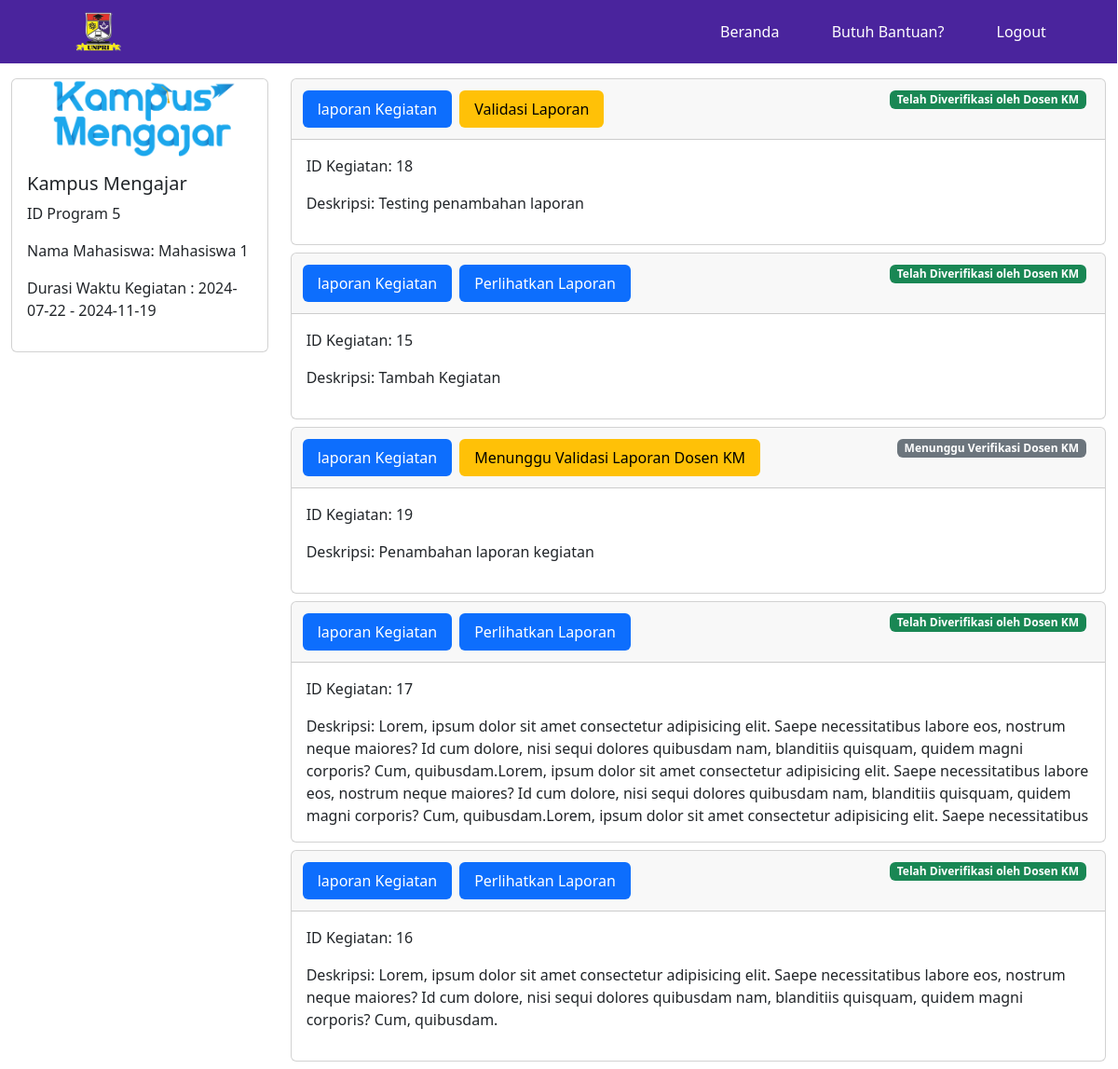
The app's page /dosen_dpl/dashboard.php (signed in), older data.
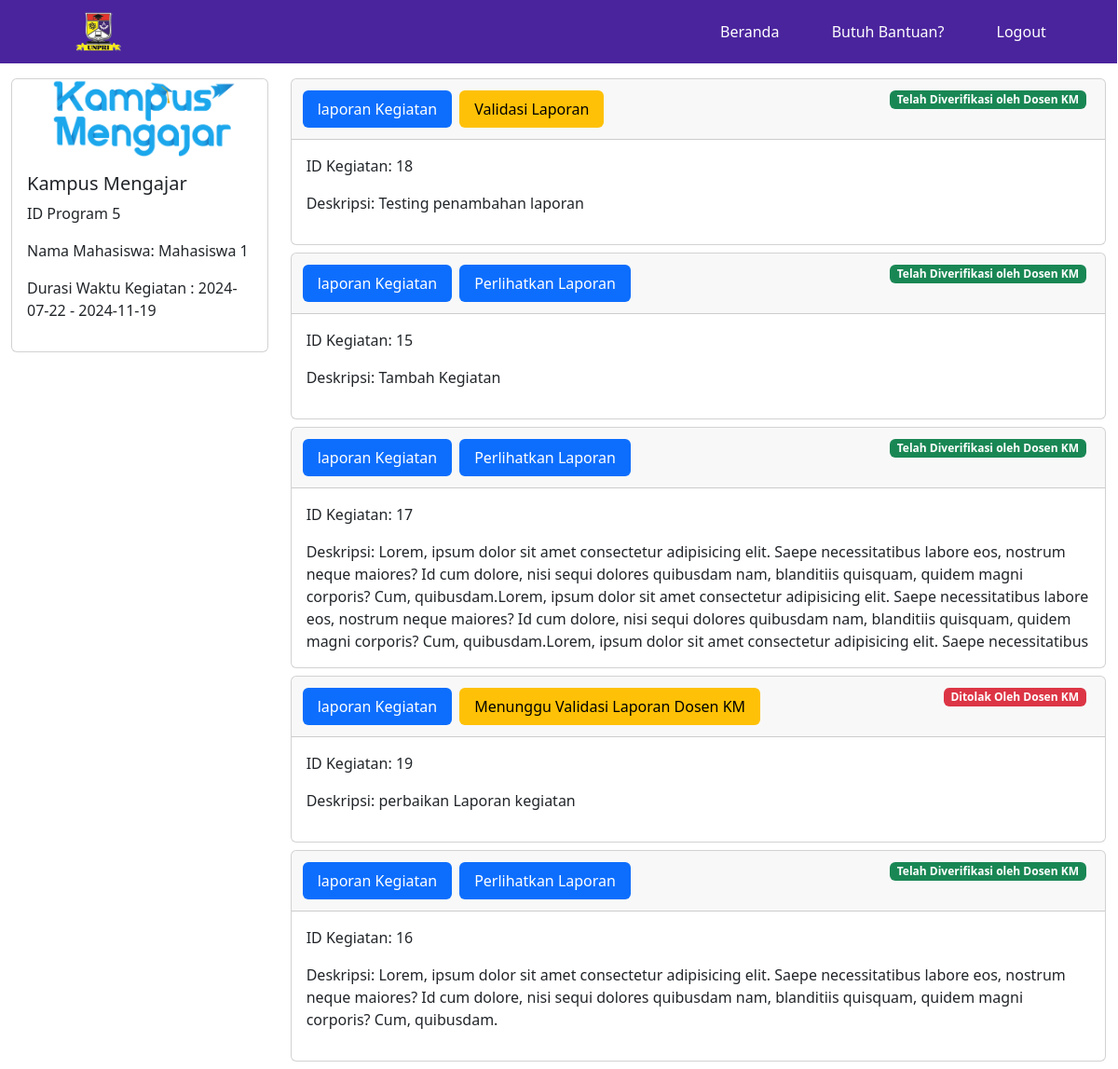
The same page, newer data.
### tables this page shows
CREATE TABLE `programmbkm` (
  `id_program` int NOT NULL,
  `nama_program` varchar(100) NOT NULL,
  `gambar` varchar(100) DEFAULT NULL,
  `tanggal_awal` date DEFAULT NULL,
  `lama_waktu` int DEFAULT NULL,
  `id_dosen_dpl` int DEFAULT NULL,
  `id_kaprodi` int DEFAULT NULL,
  `id_dosen_kampusmerdeka` int DEFAULT NULL,
  `id_mahasiswa` int DEFAULT NULL
);

CREATE TABLE `mahasiswa` (
  `id_mahasiswa` int NOT NULL,
  `nama` varchar(100) NOT NULL,
  `nim` varchar(20) NOT NULL,
  `email` varchar(100) NOT NULL,
  `pswrd` varchar(100) NOT NULL
);

CREATE TABLE `kegiatan` (
  `id_kegiatan` int NOT NULL,
  `id_mahasiswa` int NOT NULL,
  `id_dosen_kampusmerdeka` int DEFAULT NULL,
  `id_dosen_dpl` int DEFAULT NULL,
  `id_kaprodi` int DEFAULT NULL,
  `id_program` int NOT NULL,
  `tanggal` date NOT NULL,
  `deskripsi` text NOT NULL,
  `status_dosen_kampusmerdeka` enum('Pending','Diverifikasi','Ditolak') DEFAULT 'Pending',
  `status_dosen_dpl` enum('Pending','Diverifikasi','Ditolak') DEFAULT 'Pending',
  `status_kaprodi` enum('Pending','Divalidasi','Ditolak') DEFAULT 'Pending',
  `foto` varchar(255) DEFAULT NULL
);

### dosen_dpl/dashboard.php (the view, shortened to what this page needs)
<?php
include('../includes/db.php');
$nipdpl = $_SESSION['nipdpl'];
$sql_dpl = "SELECT * FROM dosen_dpl WHERE nipdpl= :nipdpl";
$result_dpl = $pdo->prepare($sql_dpl);
$result_dpl->bindParam(':nipdpl', $nipdpl);
$result_dpl->execute();
$dpl = $result_dpl->fetch(PDO::FETCH_ASSOC);
$sql = "SELECT
            p.id_program,
            p.nama_program,
            p.tanggal_awal,
            p.lama_waktu,
            m.nama AS nama_mahasiswa,
            m.nim AS nim_mahasiswa,
            m.email AS email_mahasiswa
        FROM
            programmbkm p
            LEFT JOIN Mahasiswa m ON p.id_mahasiswa = m.id_mahasiswa
        WHERE
            p.id_dosen_dpl = :id_dosen_dpl";
$stmt_program = $pdo->prepare($sql);
$stmt_program->execute([':id_dosen_dpl' => $dpl['id_dosen_dpl']]);
$result_program = $stmt_program;
?>
<!DOCTYPE html>
<html lang="en">
<head>
    <link rel="stylesheet" href="../css/style.css">
    <link rel="stylesheet" href="https://cdnjs.cloudflare.com/ajax/libs/font-awesome/6.0.0-beta3/css/all.min.css">
    <link rel="stylesheet" href="../css/bootstrap.min.css">
</head>
<body>
    <header>
        <nav class="navbar">
            <div class="logo">
                <img src="../images/logoUnpri.png" alt="logo Unpri">
            </div>
            <ul>
                <li><a href="dashboard.php">Beranda</a></li>
                <li><a href="../help.php">Butuh Bantuan?</a></li>
                <li><a href="../logout.php?type=nipdpl">Logout</a></li>
            </ul>
        </nav>
    </header>
    <main>
        <div class="container-fluid">
            <?php
            $prev_id_program = 0;
            while ($row = $result_program->fetch(PDO::FETCH_ASSOC)) :
            ?>
                <div class="col-xl-12 mt-3">
                    <div class="row">
                        <?php if ($row['id_program'] !== $prev_id_program) : ?>
                            <div class="col-xl-3">
                                <div class="card">
                                    <img src="../images/KampusMengajar.png" class="card-img-top">
                                    <div class="card-body">
                                        <h5 class="card-title"><?php echo $row['nama_program']; ?></h5>
                                        <p>ID Program <?php echo $row['id_program']; ?></p>
                                        <p>Nama Mahasiswa: <?php echo $row['nama_mahasiswa']; ?></p>
                                        <p>Durasi Waktu Kegiatan : <?php
                                                                    $tanggal_awal = $row['tanggal_awal'];
                                                                    $lama_waktu = $row['lama_waktu'];
                                                                    $tanggal_akhir = date('Y-m-d', strtotime($tanggal_awal . " + $lama_waktu days"));
                                                                    echo htmlspecialchars($tanggal_awal) . " - " . htmlspecialchars($tanggal_akhir); ?>
                                        </p>
                                    </div>
                                </div>
                            </div>
                        <?php endif; ?>
                        <div class="col-xl-9">
                            <?php
                            if ($row['id_program'] !== $prev_id_program) {
                                $id_program = $row['id_program'];
                                $id_dosendpl = $dpl['id_dosen_dpl'];
                                $sql_kegiatan = "
                                SELECT
                                    k.id_kegiatan,
                                    k.deskripsi,
                                    k.tanggal,
                                    k.status_dosen_kampusmerdeka,
                                    k.status_dosen_dpl,
                                    k.status_kaprodi,
                                    mk.nama AS nama_mahasiswa,
                                    dmh.nama AS nama_mahasiswa_program
                                        FROM
                                        Kegiatan k
                                        LEFT JOIN
                                        ProgramMBKM p ON k.id_program = p.id_program
                                        LEFT JOIN
                                        mahasiswa mk ON k.id_mahasiswa = mk.id_mahasiswa
                                        LEFT JOIN
                                        mahasiswa dmh ON p.id_mahasiswa = dmh.id_mahasiswa
                                        WHERE
                                        k.id_program = '$id_program' AND k.id_dosen_dpl = '$id_dosendpl'
                                        ORDER by
                                        k.tanggal DESC";
                                $result_kegiatan = $conn->query($sql_kegiatan);
                                while ($tugas = $result_kegiatan->fetch_assoc()) : ?>
                                    <div class="card mb-2">
                                        <div class="card-header d-flex">
                                            <ul class="nav nav-pills card-header-pills me-auto">
                                                <li class="nav-item">
                                                    <a class="nav-link text-bg-primary m-1 disabled" aria-disabled="true">laporan Kegiatan</a>
                                                </li>
                                                <div>
                                                    <?php if ($tugas['status_dosen_dpl'] == 'Diverifikasi') : ?>
                                                        <li class="nav-item">
                                                            <a class="nav-link text-bg-primary m-1 " href="dashboardkegiatan.php?id_program=<?php echo $row['id_program']; ?>&id_kegiatan=<?php echo $tugas['id_kegiatan']; ?>">Perlihatkan Laporan</a>
                                                        </li>
                                                    <?php elseif ($tugas['status_dosen_dpl'] == 'Ditolak') : ?>
                                                        <li class="nav-item">
                                                            <a class="nav-link text-bg-danger m-1" href="valLog.php?id_program=<?php echo $row['id_program']; ?>&id_kegiatan=<?php echo $tugas['id_kegiatan']; ?>">Ubah Status Validasi</a>
                                                        </li>
                                                    <?php elseif (
                                                        $tugas['status_dosen_dpl'] == 'Pending' &&
                                                        $tugas['status_dosen_kampusmerdeka'] == 'Diverifikasi'
                                                    ) : ?>
                                                        <li class="nav-item">
                                                            <a class="nav-link text-bg-warning m-1" href="valLog.php?id_program=<?php echo $row['id_program']; ?>&id_kegiatan=<?php echo $tugas['id_kegiatan']; ?>">Validasi Laporan</a>
                                                        </li>
                                                    <?php elseif (
                                                        $tugas['status_dosen_dpl'] == 'Pending' &&
                                                        $tugas['status_dosen_kampusmerdeka'] !== 'Diverifikasi'
                                                    ) : ?>
                                                        <li class="nav-item">
                                                            <a class="nav-link text-bg-warning m-1 disabled" href="valLog.php?id_program=<?php echo $row['id_program']; ?>&id_kegiatan=<?php echo $tugas['id_kegiatan']; ?>">Menunggu Validasi Laporan Dosen KM</a>
                                                        </li>
                                                    <?php endif; ?>
                                                </div>
                                            </ul>
                                            <div>
                                                <?php if ($tugas['status_dosen_kampusmerdeka'] == 'Diverifikasi') : ?>
                                                    <span class="badge text-bg-success m-1">Telah Diverifikasi oleh Dosen KM</span>
                                                <?php elseif ($tugas['status_dosen_kampusmerdeka'] == 'Ditolak') : ?>
                                                    <span class="badge text-bg-danger m-1">Ditolak Oleh Dosen KM</span>
                                                <?php elseif ($tugas['status_dosen_kampusmerdeka'] == 'Pending') : ?>
                                                    <span class="badge text-bg-secondary m-1">Menunggu Verifikasi Dosen KM</span>
                                                <?php endif; ?>
                                            </div>
                                        </div>
                                        <div class="card-body">
                                            <p class="card-text">
                                                ID Kegiatan: <?php echo htmlspecialchars($tugas['id_kegiatan']); ?>
                                            </p>
                                            <div class="overflow-scroll" style="max-height: 120px;">
                                                <p class="card-text mb-3">
                                                    Deskripsi: <?php echo htmlspecialchars($tugas['deskripsi']); ?>
                                                </p>
                                            </div>
                                        </div>
                                    </div>
                            <?php endwhile;
                            }
                            ?>
                        </div>
                    </div>
                    <?php
                    $prev_id_program = $row['id_program'];
                    ?>
                </div>
            <?php endwhile; ?>
        </div>
    </main>
</body>
</html>

### css/style.css (style rules this page uses)
body { font-family: Arial, sans-serif; background-color: #f6f5f5; margin: 0; padding: 0; width: 99.9%; overflow-x: hidden; }
.navbar { background-color: #4a249d; display: flex; justify-content: space-between; align-items: center; padding: 5px; }
.logo img { height: 44px; padding-left: 80px; }
.navbar ul { list-style-type: none; margin: 0; padding: 0; padding-right: 40px; text-align: center; }
.navbar ul li { display: inline-block; margin-right: 20px; }
.navbar ul li a { display: block; color: #fff; text-decoration: none; padding: 14px 16px; }

Row changes from the older to the newer data that the page shows:
shown differently, row unchanged: kegiatan id 17: moves up the list
changed kegiatan id 19: deskripsi "Penambahan laporan kegiatan" → "perbaikan Laporan kegiatan"; status_dosen_kampusmerdeka "Menunggu Verifikasi Dosen KM" → "Ditolak Oleh Dosen KM"
